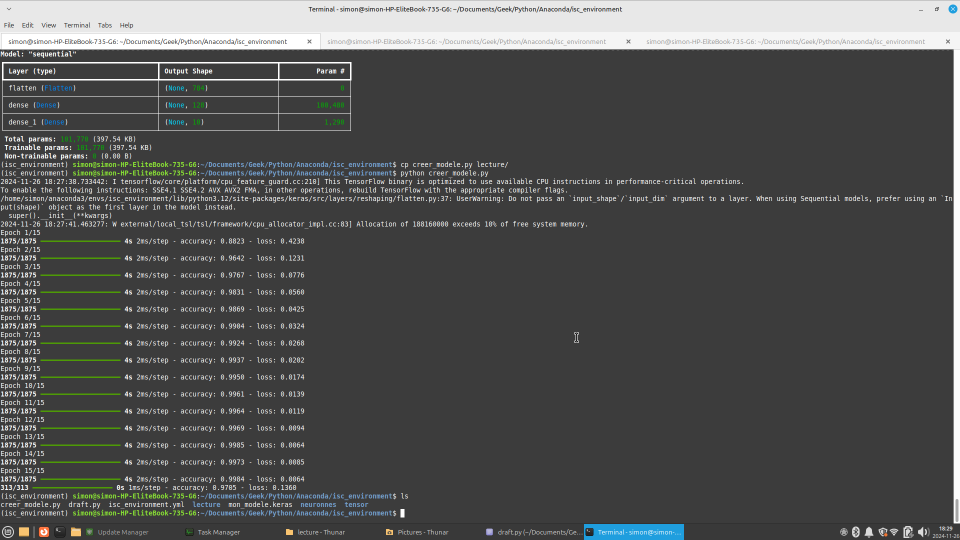
#> input picture python/anaconda/isc_python/AI/lecture/train_test_model.png, 1920 x 1080 px, given in place of test.png, which was not available (shown at 1/2 size)
$ python test_pillow.py
#> lines starting #> are read from the running program, lines starting #| are printed output that depends on the picture; pictures that were not available may be replaced by others from this repository, and a replacement may not be noted
'''
conda install conda-forge::pillow
'''

from PIL import Image, ImageFilter, ImageDraw, ImageFont

image1 = Image.open('test.png')
#> image1 is the input picture: PIL image 1920x1080 RGB; mean R, G, B 82, 83.1, 82.5
image2 = Image.open('output.png')
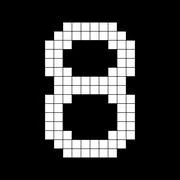
#> input picture python/anaconda/isc_python/AI/lecture/output.png, 180 x 180 px, found by its file name
#> image2 is the input picture: PIL image 180x180 L; min 0, max 255, mean 50.2
image3 = Image.open('num_8-8bit.jpg')
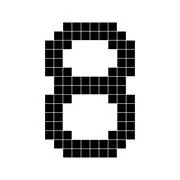
#> input picture python/anaconda/isc_python/AI/tensor/num_8-8bit.jpg, 180 x 180 px, found by its file name
#> image3 is the input picture: PIL image 180x180 RGB; min 0, max 255, mean 204.8
# [22 lines of commented-out code are left out]
width = image1.width + image2.width + image3.width
#> width = 2280
height = max(image1.height, image2.height, image3.height)
#> height = 1080
img = Image.new('RGB', (width, height), (255, 255, 255))
#> img: PIL image 2280x1080 RGB; every value is 255
img.paste(image1, (0,0))
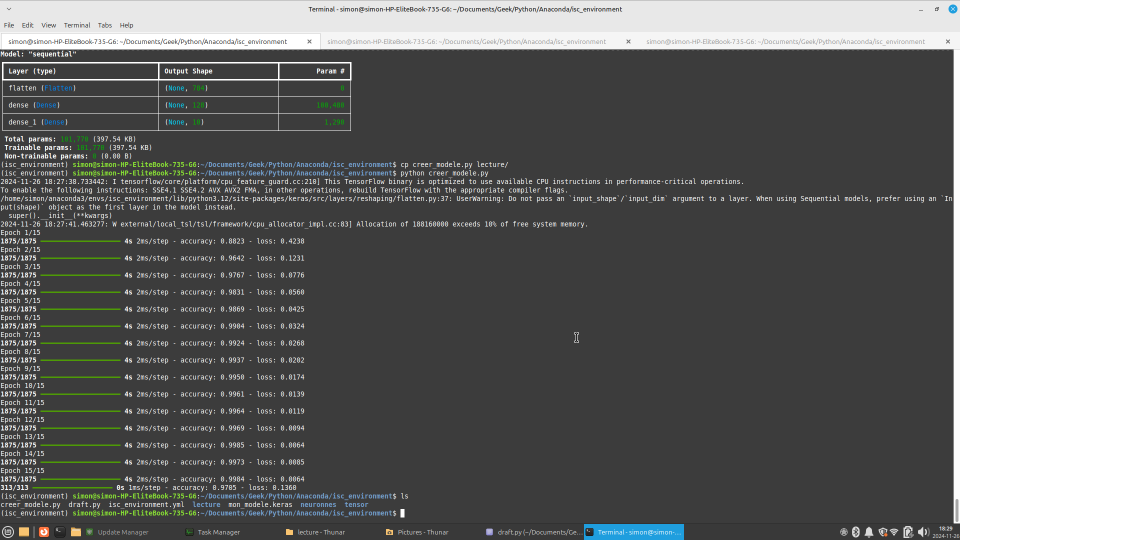
#> img: PIL image 2280x1080 RGB (shown at 1/2 size); mean R, G, B 109.4, 110.2, 109.7
img.paste(image2, (image1.width, 0))
img.paste(image3, (image1.width + image2.width, 0))
img.show()
